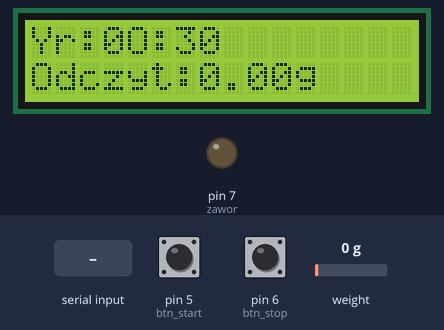
Bench run of a sketch on a simulated Arduino Uno, built with avr-gcc and run on an emulated ATmega328P. Parts: 16×2 character LCD, output pins drawn as LEDs (lit = HIGH). Inputs (shaded band) come from the test bench; at power-on: pin 5 (btn_start) HIGH, weight on the scale 0 g, pin 6 (btn_stop) HIGH. What the sketch prints to the serial monitor is not drawn.

Above: at 6.2 s.
6.3 s: pin 5 (btn_start) pulled LOW for 1 s
At 10.9 s:
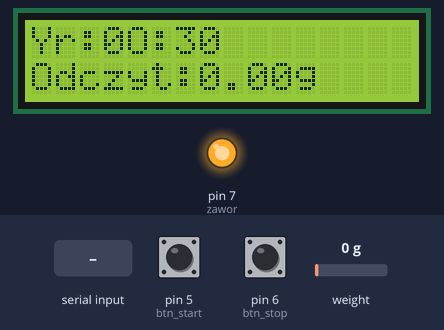
11.3 s: "y90;" received over Serial
At 11.9 s:
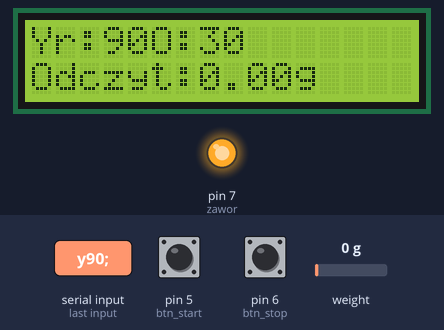
12.9 s: weight on the scale set to 54 g
At 13.9 s:
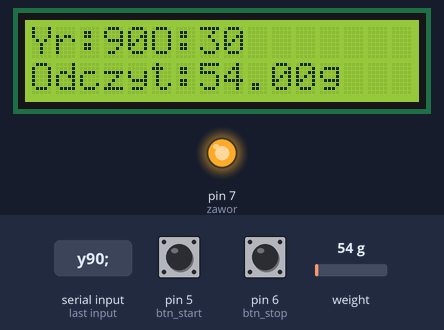
15.1 s: weight on the scale set to 65 g
At 17.1 s:
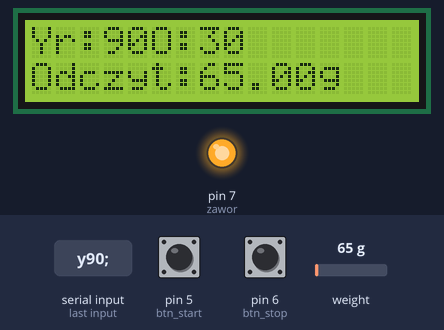
19.1 s: "o90;" received over Serial
At 20.3 s:
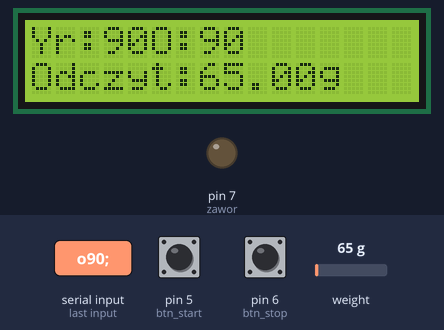
20.7 s: "tare;" received over Serial
At 22.1 s:
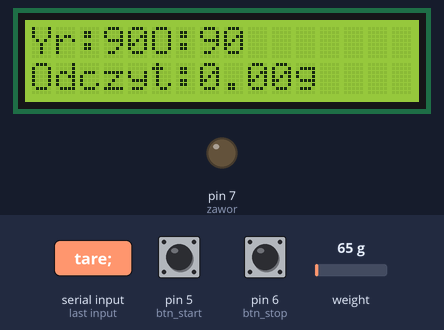
Timing chart, 0 to 23.7 s (numbered marks = the images above; inputs shaded):
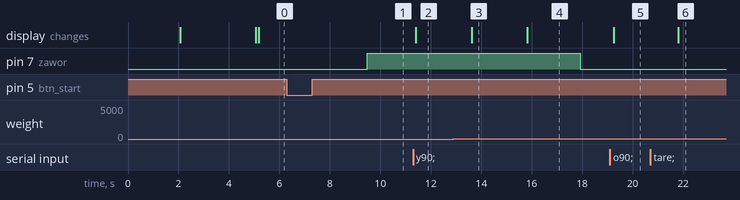

Measured:
- after the input at 6.3 s, pin 7 (zawor): LOW → HIGH after 3.2 s
- after the input at 11.3 s, pin 7 (zawor): stays HIGH (without the input it goes to LOW after 1.4 s); the display: changes after 0.11 s (image 2)
- after the input at 12.9 s, the display: changes after 0.72 s (image 3)
- after the input at 15.1 s, pin 7 (zawor): HIGH → LOW after 2.8 s; the display: changes after 0.73 s (image 4)
- after the input at 19.1 s, the display: changes after 0.14 s (image 5)
- after the input at 20.7 s, the display: changes after 1.1 s (image 6)

The sketch:

v2_prototypowa.ino
```cpp
#include "HX711.h"
#include <LiquidCrystal.h>
#include <stdio.h>
//#define DOUT  2       //pin 3 Arduino i wyjście DAT czujnika
//#define CLK  3          //pin 2 Arduino i wyjście CLK czujnika
//
//#define zawor 4
//#define btn_start 7
//#define btn_stop 6
//
//LiquidCrystal lcd(14,15,16,17,18,19);

#define DOUT  2       //pin 3 Arduino i wyjście DAT czujnika
#define CLK  3          //pin 2 Arduino i wyjście CLK czujnika

#define zawor 7
#define btn_start 5
#define btn_stop 6

LiquidCrystal lcd(8,9,10,11,12,13);

HX711 scale(DOUT, CLK);

float calibration_factor = 416600;     //współczynnik kalibracji

int machine_state_controller = 0;
int machine_state_nalewanie_enum = 0;
enum machine_state_controller_enum {
  hold = 0,
  go = 1
};
enum machine_state_nalewanie_enum {
  start = 0,
  go_nalewanie = 1,
  stop_ = 2
};


// ## btn start
int btn_start_odczyt;
int btn_start_prev=HIGH;
bool btn_start_changed=false;
long time_start = 0;
// ## btn stop
int btn_stop_odczyt;
int btn_stop_prev=HIGH;
bool btn_stop_changed=false;
long time_stop = 0;

long debounce = 200;

float waga_odczyt = 0;
int y_ref = 0;
int waga_opoznienia = 30;
char waga_string[5];
long moment_pisania = 0;
bool change_y_ref_opoznienie = true;

class Communication {
public:
  int aktualne_polecenie=0;// 0 nie lej, 1 lej, 2 tare
  String bufor = "";
  bool order_came=false;
  char temp[50];
  String temp2;
  void interpret() {

    if(bufor == "") {
      return;
    }

    //Serial.println(bufor);
    bufor.toCharArray(temp,50);
    if( bufor[0] == 'y') {
      // ustawianie y_ref
      sscanf(temp,"%c%d;",&temp2,&y_ref);
      Serial.println("Ustawiam y_ref na " + String(y_ref));
      change_y_ref_opoznienie = true;
    }
    else if (bufor[0] == 'o') {
      //ustawiane opóźnień
      sscanf(temp,"%c%d;",&temp2,&waga_opoznienia);
      Serial.println("Opoznienie: " + String(waga_opoznienia));
      change_y_ref_opoznienie = true;
    }
    else {
      // start lub stop
      if(bufor == "tare") {
        aktualne_polecenie = 2;
        order_came=true;
      }
      if(bufor == "stats") {
        Serial.println("Obecne ustawienia: Yref="+String(y_ref)+" Opoznienie="+String(waga_opoznienia));
      }
    }
    return;

  }
};
Communication Communication_ob;

void setup() {
  Serial.begin(38400);
  scale.set_scale(calibration_factor);
  scale.tare();         //Resetuje skalę na 0

  long zero_factor = scale.read_average();     //Odczyt podstawy

  //digitalWrite(zawor,HIGH);
  pinMode(zawor,OUTPUT);
  pinMode(btn_start,INPUT_PULLUP);
  pinMode(btn_stop,INPUT_PULLUP);
  pinMode(LED_BUILTIN,OUTPUT);

  lcd.begin(16,2);
  lcd.setCursor(0,0);
  lcd.print("Auto nalewanie");
  lcd.setCursor(0,1);
  lcd.print("Daniel Rozycki");
  delay(3000);
  lcd.clear();
  Serial.println("Nalewak - start");
}

void loop() {
  //btn
  btn_start_odczyt = digitalRead(btn_start);
  btn_stop_odczyt = digitalRead(btn_stop);

  // led
  waga_odczyt = (int) (scale.get_units()*1000);
  if(millis() - moment_pisania > 300) {
    lcd.setCursor(0,1);
    lcd.print("Odczyt:         ");
    lcd.setCursor(0,1);
    lcd.print("Odczyt:"+String(waga_odczyt)+"g");

    moment_pisania = millis();
  }

  // debug
  if( digitalRead(btn_start) == LOW || digitalRead(btn_stop) == LOW) {
    digitalWrite(LED_BUILTIN,HIGH);
  }
  else {
    digitalWrite(LED_BUILTIN,LOW);
  }

  if(change_y_ref_opoznienie) {
    change_y_ref_opoznienie = false;
    lcd.setCursor(0,0);
    lcd.print("                ");
    lcd.setCursor(0,0);
    lcd.print("Yr:"+String(y_ref)+"O:"+String(waga_opoznienia));
  }

  Communication_ob.bufor = Serial.readStringUntil(';');
  Communication_ob.interpret();

  if(Communication_ob.order_came && Communication_ob.aktualne_polecenie==2) {
    Communication_ob.order_came = false;
    scale.tare();
    Serial.println("Taruje wage");
  }

  switch(machine_state_controller) {
    case hold:
    // #### TRYB ###

      // ### START ###
      if (btn_start_odczyt == LOW && btn_start_prev == HIGH && millis() - time_start > debounce) {
        machine_state_controller = go;
        time_start = millis();
      }
      break;
    case go:
      switch(machine_state_nalewanie_enum) {
        case start:
          digitalWrite(zawor,HIGH);
          scale.tare();

          machine_state_nalewanie_enum = go_nalewanie;
          break;
        case go_nalewanie:
          if (btn_stop_odczyt == LOW && btn_stop_prev == HIGH && millis() - time_stop > debounce) {
            machine_state_nalewanie_enum = stop_;
            time_stop = millis();
          }
          if ( waga_odczyt > (y_ref - waga_opoznienia) ) {
            machine_state_nalewanie_enum = stop_;
          }
          break;
        case stop_:
          digitalWrite(zawor,LOW);
          machine_state_nalewanie_enum = start;
          machine_state_controller = hold;
          break;
      }
      break;


  }

  // btn
  btn_start_prev = btn_start_odczyt;
  btn_stop_prev = btn_stop_odczyt;
}
```
